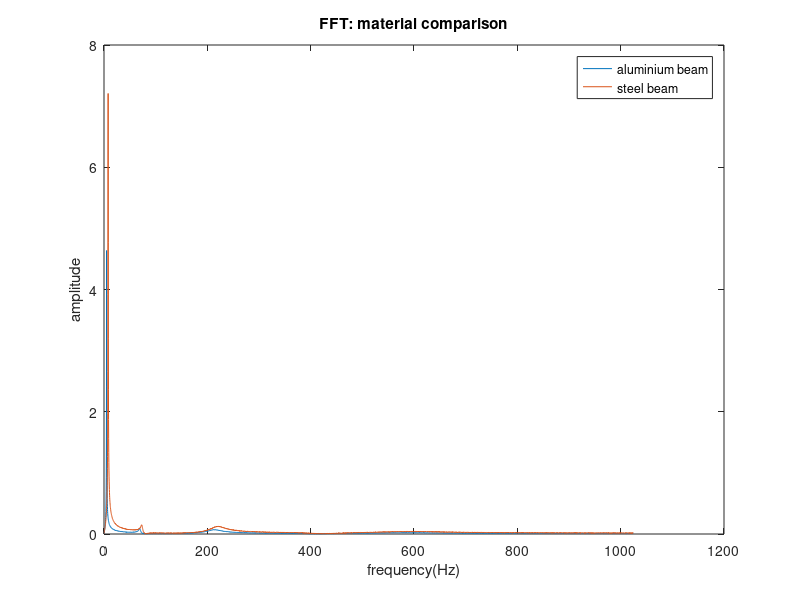

Recreate this plot in MATLAB.
clear all
close all 
clc

load('VDeXpiLab1_2022413_238.mat')  %40cm 100g 2cm aluminium
fs=2048;    %sampling frequency
X=fft(Out.Acc(1,:));
n=length(Out.Time);
f=linspace(0,fs/2,round(n/2));


X=abs(2*(X(1:round(n/2)))/n);
X(1)=X(1)/2;

figure
plot(f,X)
title('FFT')
xlabel('frequency(Hz)')
ylabel('amplitude')
hold on

load('VDeXpiLab1_2022413_2310.mat')  %40cm 100g 2cm steel
X=fft(Out.Acc(1,:));
n=length(Out.Time);
f=linspace(0,fs/2,round(n/2));


X=abs(2*(X(1:round(n/2)))/n);
X(1)=X(1)/2;

plot(f,X)
title('FFT: material comparison')
xlabel('frequency(Hz)')
ylabel('amplitude')
legend('aluminium beam','steel beam')
hold on

